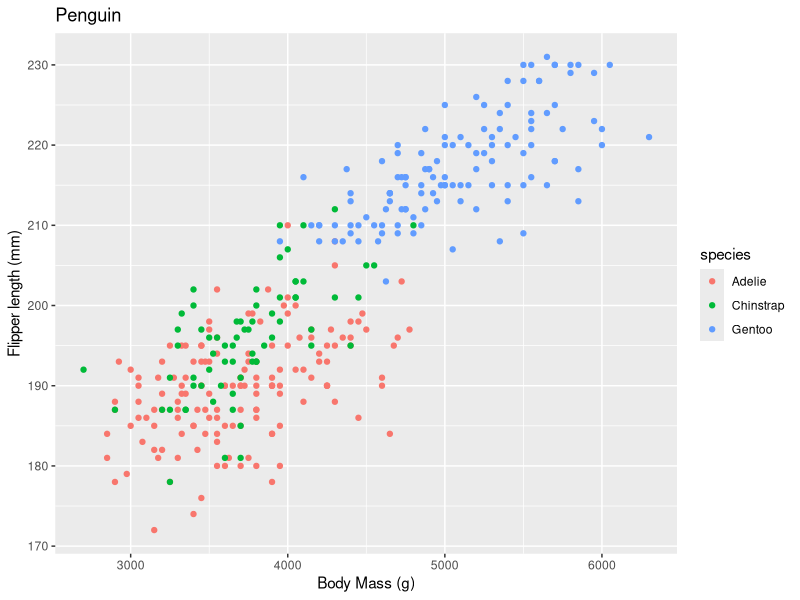
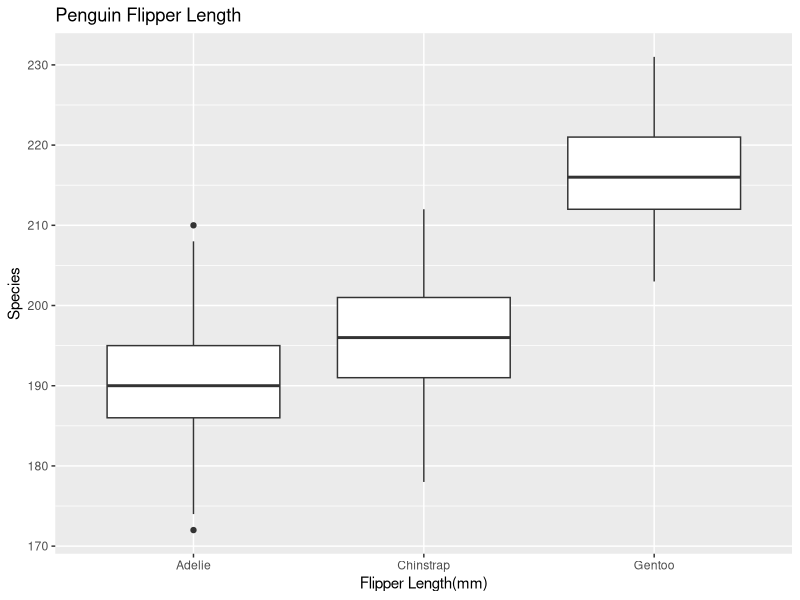
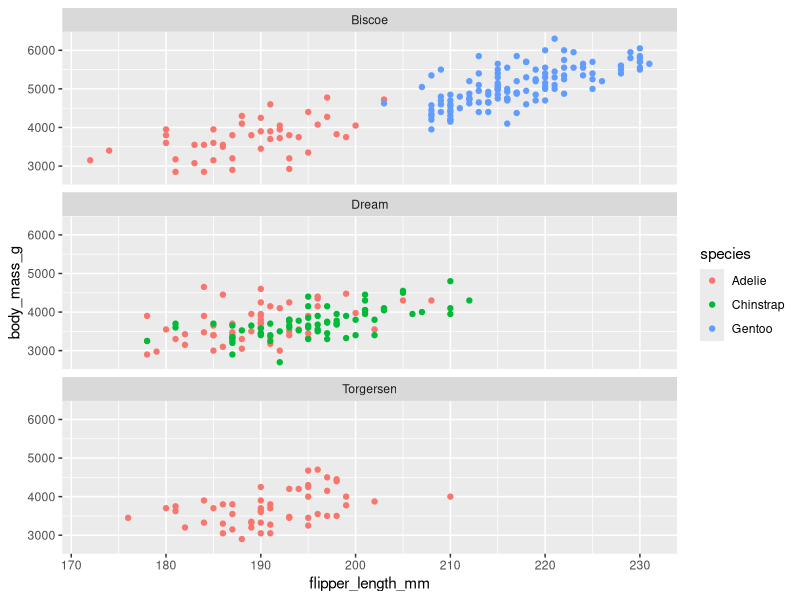
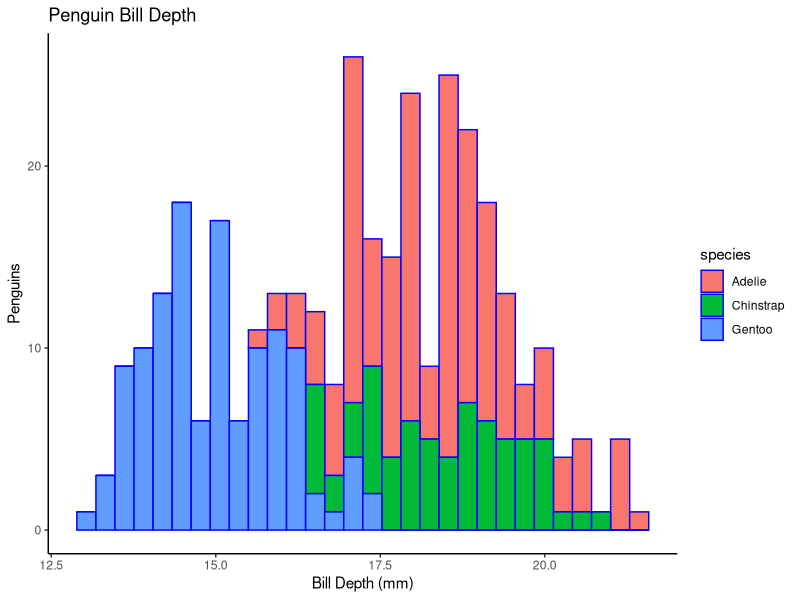
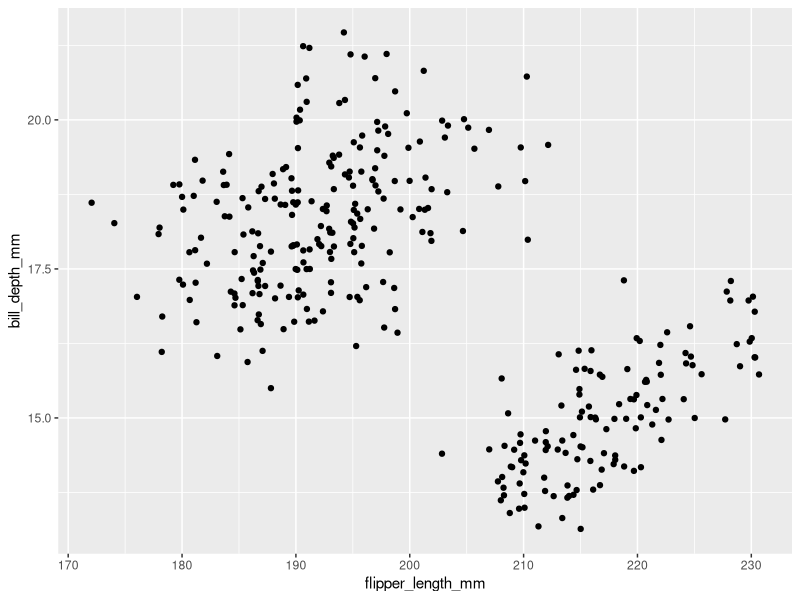
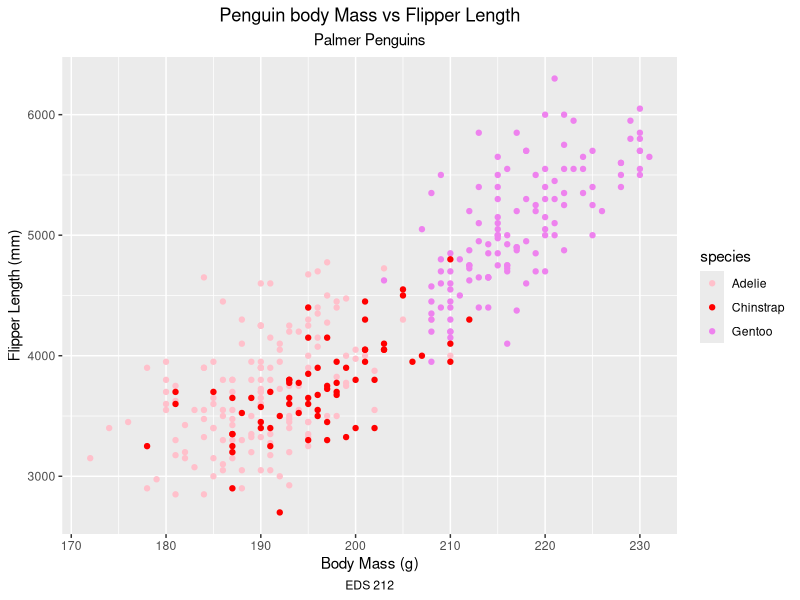
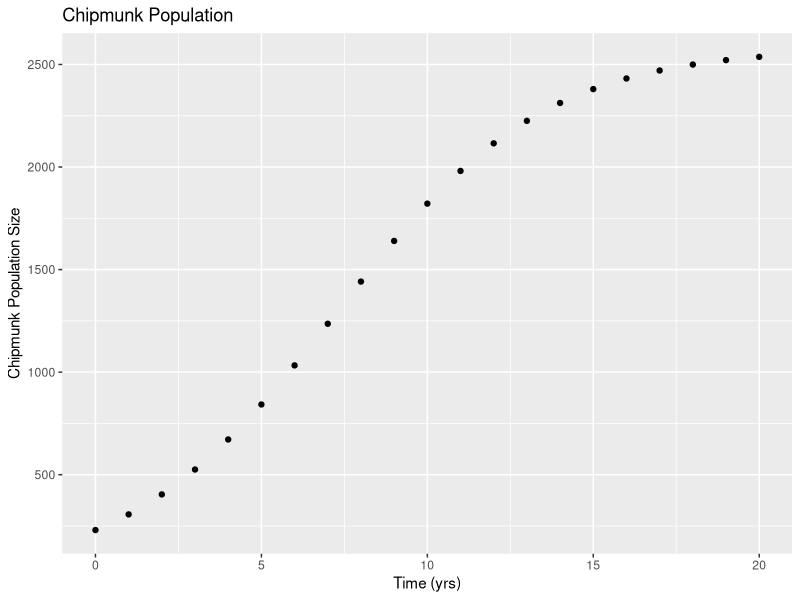
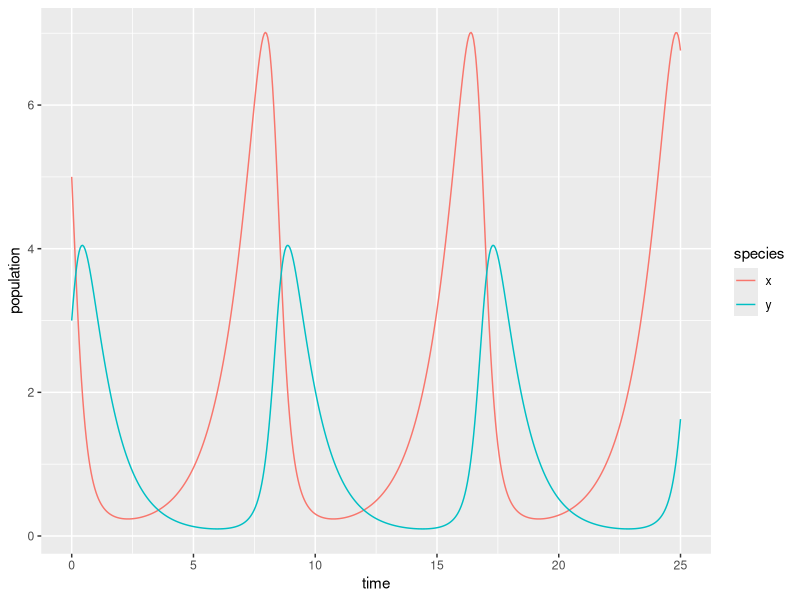

Here is the R script that generated these plots, in order:
## ---- chunk 1
knitr::opts_chunk$set(warning = FALSE, message = FALSE)
knitr::opts_chunk$set(echo = TRUE)

library(tidyverse)
library(palmerpenguins)
library(deSolve)
library(kableExtra)
## ---- chunk 2

#ggplot(data and mapping, anything to do with variables goes under aes) + type of plot
#Scatterplot
ggplot(data = penguins, mapping = aes(x = body_mass_g, y = flipper_length_mm)) + geom_point(aes(color = species)) + labs(title = "Penguin", y = "Flipper length (mm)", x = "Body Mass (g)") 



## ---- chunk 3
#discrete variables on x, continuous on y
#middle line is the median
#lines of box at 1st and 3rd quartile
ggplot(data = penguins, aes(x = species, y = flipper_length_mm)) +geom_boxplot() + labs(title = "Penguin Flipper Length", y = "Species", x = "Flipper Length(mm)")
## ---- chunk 4
ggplot(data=penguins, aes(x = flipper_length_mm, y = body_mass_g)) +geom_point(aes(color = species)) +facet_wrap(~island, ncol =1)

## ---- chunk 5

#remember only one x varaible for a histogram, needs to be continous
ggplot(data = penguins, mapping = aes(x = bill_depth_mm)) + geom_histogram(color = "blue", aes(fill = species)) + labs(title = "Penguin Bill Depth", x = "Bill Depth (mm)", y = "Penguins") + theme_classic()
## ---- chunk 6
ggplot(data = penguins, aes(x = flipper_length_mm, y= bill_depth_mm))+ geom_jitter()

## ---- chunk 7
ggplot(data = penguins, aes(x = flipper_length_mm, y = body_mass_g))+ geom_point(aes(color = species)) +labs(title = "Penguin body Mass vs Flipper Length", x = "Body Mass (g)", y = "Flipper Length (mm)", subtitle = "Palmer Penguins", caption = "EDS 212") + # manually choose colors
  scale_color_manual(values = c("pink", "red", "violet"))+
  #center labels
  theme(plot.title=element_text(hjust=0.5),
        plot.subtitle=element_text(hjust=0.5), plot.caption = element_text(hjust=0.5))
## ---- chunk 8
#first give the variables in the function, then define 
standard_weight <- function(a , b, L) {
  a * L^b }
  
#plug numbers into the function
great_barracuda <- standard_weight(a = 0.0181 , b = 3.27 , L = 60)
great_barracuda
## ---- chunk 9
#write this equation as a function r can use 
#reminder that to use e in r use exp()
pop_logistic <- function(carryingcap, init_pop, rate, time_yr) { carryingcap/ (1 + ((carryingcap - init_pop)/init_pop) * exp(- rate * time_yr))
  
}
#plug in given numbers to find exact population at a given time
pop_logistic(carryingcap = 2580, init_pop = 230, rate = 0.32, time_yr = 2.4)
# or create a sequence and show it over time
time_seq <- seq( from = 0, to = 20, by = 1)
#and then plug it in
chipmunk_pop <- pop_logistic(carryingcap = 2580, init_pop = 230, rate = 0.32, time_yr = time_seq)
#make this into a dataframe to graph
chip_dataframe <- data_frame(time_seq, chipmunk_pop)
#then graph
ggplot(data = chip_dataframe, aes(x = time_seq , y = chipmunk_pop)) + geom_point() + labs( title = "Chipmunk Population", x = "Time (yrs)", y = "Chipmunk Population Size")
## ---- chunk 10
# make a vector with possible fish lengths, use the seq function and from, to and by
barracuda_length <- seq(from = 0 , to = 200 , by = 1)
#estimate weights using this vector
#plugging in known values for a and b
barracuda_weight <- standard_weight( a = 0.0181, b = 3.27 , L = barracuda_length)
#make these two vectors into a dataframe 
barracuda_dataframe <- data.frame(x = barracuda_length , y = barracuda_weight)
## ---- chunk 11
#define the expression
func1 <- expression(5 * x ^ 2)
#take the derivative, define the variable which you are taking the derivative in respect to
my_deriv <- deriv(func1, "x")
my_deriv
#define x to solve for a specific number
#second number is the answer
x <- 1
eval(my_deriv)

## ---- chunk 12
func2 <- expression(2 * z ^ 3 -10.5 *z ^2 +4.1)
your_deriv <- D(func2, "z")
your_deriv
#find derivative over a sequence of values
z <- seq(from = 0, to = 5, by = 0.5)
eval(your_deriv)
## ---- chunk 13
# Create a sequence of times (days): 
time <- seq(0, 25, by = 0.05)

# Set some parameter values (these can change - keep it in mind):
parameters <- c(alpha = .85, beta = 0.8, delta = 0.5, gamma = 1)

# Set the initial condition (prey and predator populations at t = 0).
# Recall: x = prey, y = predator
init_cond <- c(x = 5, y = 3)

# Prepare the series of differential equations as a function: 
lk_equations <- function(time, init_cond, parameters) {
  with(as.list(c(init_cond, parameters)), {
    dxdt = alpha * x - beta * x * y
    dydt = delta * x * y - gamma * y
    return(list(c(dxdt, dydt)))
  })
}

# Find the approximate the solution using `deSolve::ode()`:
approx_lk <- ode(y = init_cond, times = time, func = lk_equations, parms = parameters)

# Check the class: 
class(approx_lk)

# We really want this to be a data frame, and we want both prey (x) and predator (y) to be in the same column -- we'll learn why in EDS 221 (tidy data)
approx_lk_df <- data.frame(approx_lk) %>% 
  pivot_longer(cols = c(x,y), names_to = "species", values_to = "population")

# Plot it! 
ggplot(data = approx_lk_df, aes(x = time, y = population)) +
  geom_line(aes(color = species))



## ---- chunk 14
marmots <- c("blue", "green", 4, "yellow")

#Check the class

class(marmots)

pika <- c(12.4, 6.8, 2.9, 8.8, 8.5)

class(pika)
#scalar multiplier

scalar_pika <- 5.2 * pika

scalar_pika
#you can also add or subtract vectors ( as long as they are the same length)
ferret <- c(1, 12, 18, 2, 8)

pika - ferret

## ---- chunk 15
pika %*% ferret
## ---- chunk 16
my_values <- seq(from = 1, to = 10, length =200)
# this will fill the data into a matrix in order going by row
my_matrix <- matrix(data = my_values, nrow = 2, ncol = 5, byrow = TRUE)

5 * my_matrix

class(my_matrix)
